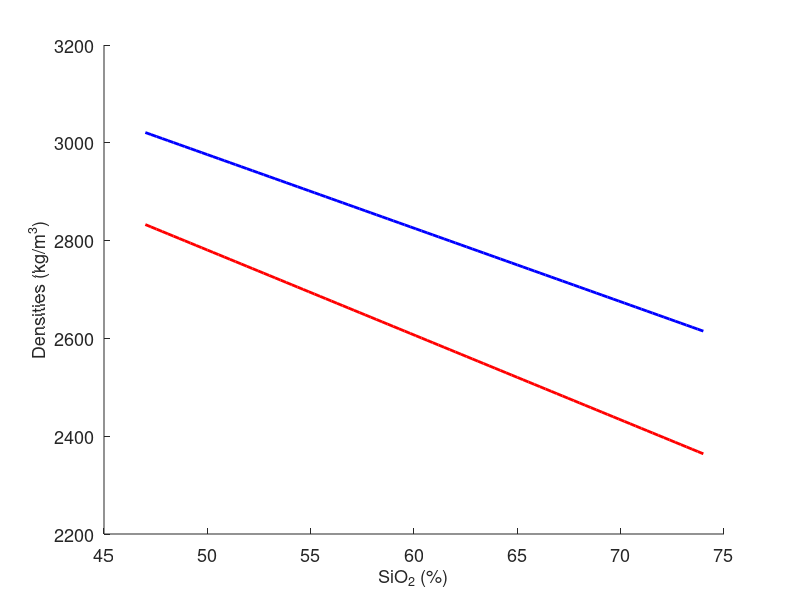

Here is the MATLAB script that generated this plot: (Note: this script raises an error after producing the figure.)


x1=50.5; y1=2772.04;   x2=70.625; y2=2422.60;
rhof_2=(y2-y1)/(x2-x1)*(47-x1)+y1; %Density fluid, least evolved at 47% 
rhof_1=(y2-y1)/(x2-x1)*(74-x1)+y1; %Density fluid, most evolved AT 74%
%  rhof_2=2600; %Density fluid, least evolved 
% rhof_1=2200; %Density fluid, most evolved
%Solid
x1=51.094; y1=2959.43;  x2=70.99; y2=2660.13;
rhom_2=(y2-y1)/(x2-x1)*(47-x1)+y1; %Density solid, least evolved
rhom_1=(y2-y1)/(x2-x1)*(74-x1)+y1; %Density solid, most evolved


Fontsize=13;
figure(1316)
clf; hold on
set(gcf,'color','w')
set(gca,'fontsize',13)

N=100;
x=linspace(47,74,N);
x1=50.5; y1=2772.04;   x2=70.625; y2=2422.60;


y0=(y2-y1)/(x2-x1)*(45-x1)+y1;
y=(x-45)*(y2-y1)/(x2-x1)+y0;

Melt_d=[y(1) y(end)];
plot(x,y,'linewidth',2,'color','r')

x1=51.094; y1=2959.43;  x2=70.99; y2=2660.13;

y0=(y2-y1)/(x2-x1)*(45-x1)+y1;
y=(x-45)*(y2-y1)/(x2-x1)+y0;

plot(x,y,'linewidth',2,'color','b')


xlabel('SiO_2 (%)','FontSize',Fontsize)
ylabel('Densities (kg/m^3)','FontSize',Fontsize)



%%

syms m1VM m2VM m3VM m4VM


% 3 reference compositions
% 1: 47% SiO2, 0% H2O,    1-0.47-m1      Cop2
% 2: 47% SiO2, 2% H2O,    1-0.47-0.02-m1 Cop2
% 3: 74% SiO2, 0% H2O,    1-0.74-m2      Cop2
% 4: 74% SiO2, 7% H2O,    1-0.74-0.07-m2 Cop2
% Third component M/V coefficient VM=f(x, y)=axy+bx+cy+d

M1=[0.47  0          1-0.47]; %kg
% M2=[0.47  0.02       1-0.47-0.02]; %kg
M2=[0.47  0.05       1-0.47-0.02]; %kg
M3=[0.74  0          1-0.74];
M4=[0.74  0.07       1-0.74-0.07];

VM1=[26.86e-6/0.06009   26.27e-6/0.01802 m1VM];
VM2=[26.86e-6/0.06009   26.27e-6/0.01802 m2VM];
VM3=[26.86e-6/0.06009   26.27e-6/0.01802 m3VM];
VM4=[26.86e-6/0.06009   26.27e-6/0.01802 m4VM];

% V=[M1.*VM; M2.*VM; M3.*VM; M4.*VM];
V=[M1.*VM1; M2.*VM2; M3.*VM3; M4.*VM4];

% v1=26.86e-6*Mol1;
% v2=26.27e-6*Mol2;

% Den=1./(sum(V,2))-[2665; 2540; 2360; 2110]*1;
Den=1./(sum(V,2))-[2665; 2400; 2360; 2110]*1.02;

Jaco=jacobian(Den,[m1VM m2VM m3VM m4VM]);

x=[2e-4 3e-4 4e-4 5e-4]'; %initial guess
Maxiter=100;
err=1;
iter=1;
while(err>1e-12 && iter<Maxiter)
    F=subs(Den, [m1VM m2VM m3VM m4VM], x');
    J=subs(Jaco, [m1VM m2VM m3VM m4VM], x');
    dx=-J\F;
    x=double(x+dx);

    err=abs(dx(1))+abs(dx(2))+abs(dx(3))+abs(dx(4));
    iter=iter+1;
end

% VM1=x(1);
% VM2=x(2);
% VM3=x(3);
% VM4=x(4);


X=[M1(1) M2(1) M3(1) M4(1)]';
Y=[M1(2) M2(2) M3(2) M4(2)]';
Z=x;

A=[X.*Y X Y ones(size(X))];
coef=A\Z;

%%



N=10;
x=linspace(0.47,0.74,N);



H2O=[0, 0.012,   0.02,  0.05,  0.07,   0.10]';

VMx=x.*H2O*coef(1)+repmat(x,length(H2O),1)*coef(2)+repmat(H2O,1,length(x))*coef(3)+coef(4);

x_other=1-x-H2O;


V1=x.*26.86e-6/0.06009+H2O.*26.27e-6/0.01802+x_other.*VMx;
Den=1./V1;
%%

handel=plot(x*100,Den,'--','linewidth',2);

Legned=cell(1,length(H2O)+2);
Legned{1}='Melt old';
Legned{2}='Solid';
for i=1:length(H2O)
    Legned{i+2}=[num2str(H2O(i)*100) '%'];
end


Color=get(handel,'Color');
plot(M1(1)*100, Den(1,1),'X','MarkerSize',15,'LineWidth',2,'Color',Color{1})
plot(M2(1)*100, Den(4,1),'X','MarkerSize',15,'LineWidth',2,'Color',Color{4})
plot(M3(1)*100, Den(1,end),'X','MarkerSize',15,'LineWidth',2,'Color',Color{1})
plot(M4(1)*100, Den(5,end),'X','MarkerSize',15,'LineWidth',2,'Color',Color{5})
legend(Legned,'fontsize',Fontsize)
% Plot()
%%
% aa=[-112.528, 127.811, 112.04];
% bb=[-0.381, -1.135, -0.411];
% cc=[0.033, 0, 0];
% 
% T=linspace(600,1100,300);
% P2=linspace(3000,7000,300);
% rho_temp=zeros(300);
% for i=1:300
%     for j=1:300
%         rho_temp(j,i)=(aa(1)* max(T(i),300).^bb(1)+aa(2)*max(P2(j),400).^bb(2)+aa(3)*max(T(i),300).^bb(3).*max(P2(j),400).^cc(1))*1000;
%     end
% end
% 
% figure(1317)
% clf; hold on
% set(gcf,'color','w')
% set(gca,'fontsize',13)
% 
% [X,Y] = meshgrid(T,P2/1000);
% surf(X,Y,rho_temp,'EdgeColor','none')
% % view([0 90])
% A=colorbar;
% A.Label.String = 'Density(kg^3)';
% A.Label.FontSize = Fontsize;
% xlabel('Temperature (C)','FontSize',Fontsize)
% ylabel('Pressure (kbar)','FontSize',Fontsize)
